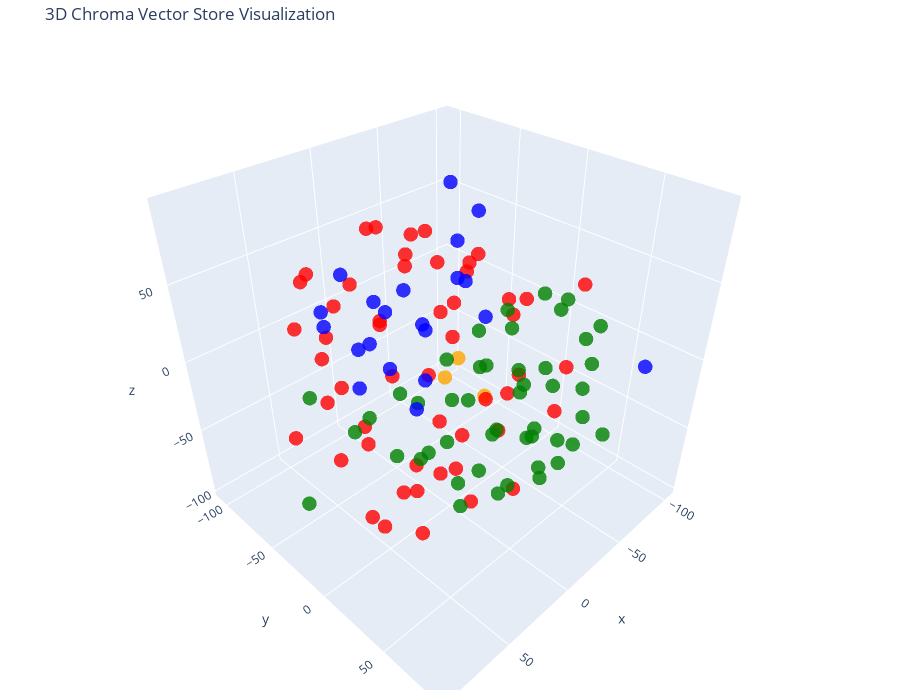

Notebook source saved alongside this figure:
### Code cell
# 3D Visualize

tsne = TSNE(n_components=3, random_state=42)
reduced_vectors = tsne.fit_transform(vectors)

# Create the 3D scatter plot
fig = go.Figure(data=[go.Scatter3d(
    x=reduced_vectors[:, 0],
    y=reduced_vectors[:, 1],
    z=reduced_vectors[:, 2],
    mode='markers',
    marker=dict(size=5, color=colors, opacity=0.8),
    text=[f"Type: {t}<br>Text: {d[:100]}..." for t, d in zip(doc_types, documents)],
    hoverinfo='text'
)])

fig.update_layout(
    title='3D Chroma Vector Store Visualization',
    scene=dict(xaxis_title='x', yaxis_title='y', zaxis_title='z'),
    width=900,
    height=700,
    margin=dict(r=20, b=10, l=10, t=40)
)

fig.show()

### Figure 1 — Plotly figure (JSON) as saved in the notebook; plotly's stock layout.template omitted (floating-point values rounded to 4 significant figures)
{"data": [{"hoverinfo": "text", "marker": {"color": ["orange", "orange", "orange", "red", "red", "red", "red", "red", "red", "red", "red", "red", "red", "red", "red", "red", "red", "red", "red", "red", "red", "red", "red", "red", "red", "red", "red", "red", "red", "red", "red", "red", "red", "red", "red", "red", "red", "red", "red", "red", "red", "red", "red", "red", "red", "red", "red", "red", "red", "red", "red", "red", "red", "red", "red", "green", "green", "green", "green", "green", "green", "green", "green", "green", "green", "green", "green", "green", "green", "green", "green", "green", "green", "green", "green", "green", "green", "green", "green", "green", "green", "green", "green", "green", "green", "green", "green", "green", "green", "green", "green", "green", "green", "green", "green", "green", "green", "green", "green", "green", "green", "green", "blue", "blue", "blue", "blue", "blue", "blue", "blue", "blue", "blue", "blue", "blue", "blue", "blue", "blue", "blue", "blue", "blue", "blue", "blue", "blue", "blue"], "opacity": 0.8, "size": 5}, "mode": "markers", "text": ["Type: company<br>Text: # About Insurellm\n\nInsurellm was founded by Avery Lancaster in 2015 as an insurance tech startup des...", "Type: company<br>Text: # Careers at Insurellm\n\nInsurellm is hiring! We are looking for talented software engineers, data sc...", "Type: company<br>Text: # Overview of Insurellm\n\nInsurellm is an innovative insurance tech firm with 200 employees across th...", "Type: contracts<br>Text: # Contract with Apex Reinsurance for Rellm: AI-Powered Enterprise Reinsurance Solution\n\n## Terms\n\n1....", "Type: contracts<br>Text: ## Renewal\n\n1. **Automatic Renewal**: This Agreement will automatically renew for successive one-yea...", "Type: contracts<br>Text: 2. **Seamless Integrations**: The architecture of Rellm allows for easy integration with existing sy...", "Type: contracts<br>Text: 1. **Technical Support**: Provider shall offer dedicated technical support to the Client via phone, ...", "Type: contracts<br>Text: **Insurellm, Inc.**  \n_____________________________  \nAuthorized Signature   \nDate: ________________...", "Type: contracts<br>Text: # Contract with Belvedere Insurance for Markellm\n\n## Terms\nThis Contract (\"Agreement\") is made and e...", "Type: contracts<br>Text: ## Renewal\n1. **Renewal Terms**: This Agreement may be renewed for additional one-year terms upon mu...", "Type: contracts<br>Text: ## Features\n1. **AI-Powered Matching**: Belvedere Insurance will benefit from Markellm's AI-powered ...", "Type: contracts<br>Text: ## Support\n1. **Technical Support**: Technical support will be available from 9 AM to 7 PM EST, Mond...", "Type: contracts<br>Text: **Belvedere Insurance**  \nSignature: ______________________  \nName: [Authorized Signatory]  \nTitle: ...", "Type: contracts<br>Text: # Contract with BrightWay Solutions for Markellm\n\n**Contract Date:** October 5, 2023  \n**Contract ID...", "Type: contracts<br>Text: 3. **Service Level Agreement (SLA):**  \n   Insurellm commits to a 99.9% uptime for the platform with...", "Type: contracts<br>Text: 2. **Real-Time Quote Availability:**  \n   Consumers sourced via BrightWay Solutions will receive rea...", "Type: contracts<br>Text: 3. **Training and Onboarding:**  \n   Insurellm agrees to provide one free training session on how to...", "Type: contracts<br>Text: # Contract with EverGuard Insurance for Rellm: AI-Powered Enterprise Reinsurance Solution\n\n**Contrac...", "Type: contracts<br>Text: 4. **Usage Rights**: EverGuard Insurance is granted a non-exclusive, non-transferable license to acc...", "Type: contracts<br>Text: 1. **Core Functionality**: Rellm provides EverGuard Insurance with advanced AI-driven analytics, sea...", "Type: contracts<br>Text: 1. **Customer Support**: Insurellm will provide EverGuard Insurance with 24/7 customer support, incl...", "Type: contracts<br>Text: ---\n\n**Signatures**  \n**For Insurellm**: __________________________  \n**Name**: John Smith  \n**Title...", "Type: contracts<br>Text: # Contract with GreenField Holdings for Markellm\n\n**Effective Date:** November 15, 2023  \n**Contract...", "Type: contracts<br>Text: ## Renewal\n1. **Automatic Renewal**: This contract will automatically renew for sequential one-year ...", "Type: contracts<br>Text: ## Features\n1. **AI-Powered Matching**: Access to advanced algorithms that connect GreenField Holdin...", "Type: contracts<br>Text: ## Support\n1. **Customer Support Access**: The Client will have access to dedicated support through ...", "Type: contracts<br>Text: **Signatures:**  \n_________________________                           _________________________  \n**...", "Type: contracts<br>Text: # Contract with Greenstone Insurance for Homellm\n\n---\n\n## Terms\n\n1. **Parties**: This Contract (\"Agr...", "Type: contracts<br>Text: 4. **Payment Terms**: \n   - The Customer shall pay an amount of $10,000 per month for the Standard T...", "Type: contracts<br>Text: ---\n\n## Features\n\n- **AI-Powered Risk Assessment**: Customer will have access to enhanced risk evalu...", "Type: contracts<br>Text: - **Customer Portal**: A dedicated portal will be provided, allowing the Customer's clients to manag...", "Type: contracts<br>Text: ______________________________  \n[Name], [Title]  \nDate: ______________________\n\n**For Greenstone In...", "Type: contracts<br>Text: # Contract with GreenValley Insurance for Homellm\n\n**Contract Date:** October 6, 2023  \n**Contract N...", "Type: contracts<br>Text: 4. **Confidentiality:** Both parties agree to maintain the confidentiality of proprietary informatio...", "Type: contracts<br>Text: 1. **AI-Powered Risk Assessment:** Access to advanced AI algorithms for real-time risk evaluations.\n...", "Type: contracts<br>Text: 3. **Regular Updates:** Insurellm will offer ongoing updates and enhancements to the Homellm platfor...", "Type: contracts<br>Text: # Contract with Pinnacle Insurance Co. for Homellm\n\n## Terms\nThis contract (\"Contract\") is entered i...", "Type: contracts<br>Text: ## Renewal\n1. **Renewal Terms**: At the end of the initial term, this Contract shall automatically r...", "Type: contracts<br>Text: ## Features\n1. **AI-Powered Risk Assessment**: Utilized for tailored underwriting decisions specific...", "Type: contracts<br>Text: ## Support\n1. **Technical Support**: Insurellm shall provide 24/7 technical support via an email and...", "Type: contracts<br>Text: # Contract with Roadway Insurance Inc. for Carllm\n\n---\n\n## Terms\n\n1. **Agreement Effective Date**: T...", "Type: contracts<br>Text: ---\n\n## Renewal\n\n1. **Automatic Renewal**: This agreement will automatically renew for an additional...", "Type: contracts<br>Text: ---\n\n## Features\n\n1. **Access to Core Features**: Roadway Insurance Inc. will have access to all Pro...", "Type: contracts<br>Text: ---\n\n## Support\n\n1. **Technical Support**: Roadway Insurance Inc. will receive priority technical su...", "Type: contracts<br>Text: # Contract with Stellar Insurance Co. for Rellm\n\n## Terms\nThis contract is made between **Insurellm*...", "Type: contracts<br>Text: ### Termination\nEither party may terminate this agreement with a **30-day written notice**. In the e...", "Type: contracts<br>Text: ## Features\nStellar Insurance Co. will receive access to the following features of the Rellm product...", "Type: contracts<br>Text: ## Support\nInsurellm provides Stellar Insurance Co. with the following support services:\n\n- **24/7 T...", "Type: contracts<br>Text: # Contract with TechDrive Insurance for Carllm\n\n**Contract Date:** October 1, 2024  \n**Contract Dura...", "Type: contracts<br>Text: ## Renewal\n\n1. **Automatic Renewal**: This contract shall automatically renew for additional one-yea...", "Type: contracts<br>Text: ## Support\n\n1. **Customer Support**: Insurellm will provide 24/7 customer support to TechDrive Insur...", "Type: contracts<br>Text: **TechDrive Insurance Representative:**  \nName: Sarah Johnson  \nTitle: Operations Director  \nDate: _...", "Type: contracts<br>Text: # Contract with Velocity Auto Solutions for Carllm\n\n**Contract Date:** October 1, 2023  \n**Contract ...", "Type: contracts<br>Text: ## Renewal\n\n1. **Automatic Renewal**: This contract will automatically renew for successive 12-month...", "Type: contracts<br>Text: ## Support\n\n1. **Customer Support**: Velocity Auto Solutions will have access to Insurellm’s custome...", "Type: employees<br>Text: # HR Record\n\n# Alex Chen\n\n## Summary\n- **Date of Birth:** March 15, 1990  \n- **Job Title:** Backend ...", "Type: employees<br>Text: ## Annual Performance History\n- **2020:**  \n  - Completed onboarding successfully.  \n  - Met expecta...", "Type: employees<br>Text: ## Compensation History\n- **2020:** Base Salary: $80,000  \n- **2021:** Base Salary Increase to $90,0...", "Type: employees<br>Text: Alex Chen continues to be a vital asset at Insurellm, contributing significantly to innovative backe...", "Type: employees<br>Text: # HR Record\n\n# Alex Harper\n\n## Summary\n- **Date of Birth**: March 15, 1993  \n- **Job Title**: Sales ...", "Type: employees<br>Text: ## Annual Performance History  \n- **2021**:  \n  - **Performance Rating**: 4.5/5  \n  - **Key Achievem...", "Type: employees<br>Text: - **2022**:  \n  - **Base Salary**: $65,000 (Promotion to Senior SDR)  \n  - **Bonus**: $13,000 (20% o...", "Type: employees<br>Text: # HR Record\n\n# Alex Thomson\n\n## Summary\n- **Date of Birth:** March 15, 1995  \n- **Job Title:** Sales...", "Type: employees<br>Text: ## Annual Performance History  \n- **2022** - Rated as \"Exceeds Expectations.\" Alex Thomson achieved ...", "Type: employees<br>Text: ## Other HR Notes\n- Alex Thomson is an active member of the Diversity and Inclusion committee at Ins...", "Type: employees<br>Text: # Avery Lancaster\n\n## Summary\n- **Date of Birth**: March 15, 1985  \n- **Job Title**: Co-Founder & Ch...", "Type: employees<br>Text: - **2010 - 2013**: Business Analyst at Edge Analytics  \n  Prior to joining Innovate, Avery worked as...", "Type: employees<br>Text: - **2018**: **Exceeds Expectations**  \n  Under Avery’s pivoted vision, Insurellm launched two new su...", "Type: employees<br>Text: - **2022**: **Satisfactory**  \n  Avery focused on rebuilding team dynamics and addressing employee c...", "Type: employees<br>Text: ## Compensation History\n- **2015**: $150,000 base salary + Significant equity stake  \n- **2016**: $1...", "Type: employees<br>Text: ## Other HR Notes\n- **Professional Development**: Avery has actively participated in leadership trai...", "Type: employees<br>Text: # HR Record\n\n# Emily Carter\n\n## Summary\n- **Date of Birth:** August 12, 1990  \n- **Job Title:** Acco...", "Type: employees<br>Text: - **2017-2019:** Marketing Intern  \n  - Assisted with market research and campaign development for s...", "Type: employees<br>Text: ## Compensation History\n| Year | Base Salary | Bonus         | Total Compensation |\n|------|--------...", "Type: employees<br>Text: Emily Carter exemplifies the kind of talent that drives Insurellm's success and is an invaluable ass...", "Type: employees<br>Text: # HR Record\n\n# Emily Tran\n\n## Summary\n- **Date of Birth:** March 18, 1991  \n- **Job Title:** Digital...", "Type: employees<br>Text: - **January 2017 - May 2018**: Marketing Intern  \n  - Supported the Marketing team by collaborating ...", "Type: employees<br>Text: - **2021**:  \n  - Performance Rating: Meets Expectations  \n  - Key Achievements: Contributed to the ...", "Type: employees<br>Text: - **Professional Development Goals**:  \n  - Emily Tran aims to become a Marketing Manager within the...", "Type: employees<br>Text: # HR Record\n\n# Jordan Blake\n\n## Summary\n- **Date of Birth:** March 15, 1993  \n- **Job Title:** Sales...", "Type: employees<br>Text: ## Annual Performance History\n- **2021:** First year at Insurellm; achieved 90% of monthly targets. ...", "Type: employees<br>Text: ## Other HR Notes\n- Jordan has shown an interest in continuing education, actively participating in ...", "Type: employees<br>Text: # HR Record\n\n# Jordan K. Bishop\n\n## Summary\n- **Date of Birth:** March 15, 1990\n- **Job Title:** Fro...", "Type: employees<br>Text: ## Annual Performance History\n- **2019:** Exceeds Expectations - Continuously delivered high-quality...", "Type: employees<br>Text: ## Compensation History\n- **June 2018:** Starting Salary - $85,000\n- **June 2019:** Salary Increase ...", "Type: employees<br>Text: ## Other HR Notes\n- Jordan K. Bishop has been an integral part of club initiatives, including the In...", "Type: employees<br>Text: # HR Record\n\n# Maxine Thompson\n\n## Summary\n- **Date of Birth:** January 15, 1991  \n- **Job Title:** ...", "Type: employees<br>Text: ## Insurellm Career Progression\n- **January 2017 - October 2018**: **Junior Data Engineer**  \n  * Ma...", "Type: employees<br>Text: ## Annual Performance History\n- **2017**: *Meets Expectations*  \n  Maxine showed potential in her ro...", "Type: employees<br>Text: - **2021**: *Exceeds Expectations*  \n  Maxine spearheaded the transition to a new data warehousing s...", "Type: employees<br>Text: ## Compensation History\n- **2017**: $70,000 (Junior Data Engineer)  \n- **2018**: $75,000 (Junior Dat...", "Type: employees<br>Text: # HR Record\n\n# Oliver Spencer\n\n## Summary\n- **Date of Birth**: May 14, 1990  \n- **Job Title**: Backe...", "Type: employees<br>Text: ## Annual Performance History\n- **2018**: **3/5** - Adaptable team player but still learning to take...", "Type: employees<br>Text: ## Compensation History\n- **March 2018**: Initial salary of $80,000.\n- **July 2019**: Salary increas...", "Type: employees<br>Text: # Samantha Greene\n\n## Summary\n- **Date of Birth:** October 14, 1990\n- **Job Title:** HR Generalist\n-...", "Type: employees<br>Text: ## Annual Performance History\n- **2020:** Exceeds Expectations  \n  Samantha Greene demonstrated exce...", "Type: employees<br>Text: ## Compensation History\n- **2020:** Base Salary - $55,000  \n  The entry-level salary matched industr...", "Type: employees<br>Text: - **2023:** Base Salary - $70,000  \n  Recognized for substantial improvement in employee relations m...", "Type: employees<br>Text: # HR Record\n\n# Samuel Trenton\n\n## Summary\n- **Date of Birth:** April 12, 1989  \n- **Job Title:** Sen...", "Type: employees<br>Text: ## Annual Performance History\n- **2023:** Rating: 4.5/5  \n  *Samuel exceeded expectations, successfu...", "Type: employees<br>Text: ## Compensation History\n- **2023:** Base Salary: $115,000 + Bonus: $15,000  \n  *Annual bonus based o...", "Type: employees<br>Text: - **Engagement in Company Culture:** Regularly participates in team-building events and contributes ...", "Type: products<br>Text: # Product Summary\n\n# Carllm\n\n## Summary\n\nCarllm is an innovative auto insurance product developed by...", "Type: products<br>Text: - **Instant Quoting**: With Carllm, insurance companies can offer near-instant quotes to customers, ...", "Type: products<br>Text: - **Mobile Integration**: Carllm is designed to work seamlessly with mobile applications, providing ...", "Type: products<br>Text: - **Professional Tier**: $2,500/month\n  - For medium-sized companies.\n  - All Basic Tier features pl...", "Type: products<br>Text: ### Q2 2025: Customer Experience Improvements\n- Launch of a new **mobile app** for end-users.\n- Intr...", "Type: products<br>Text: # Product Summary\n\n# Homellm\n\n## Summary\nHomellm is an innovative home insurance product developed b...", "Type: products<br>Text: ### 2. Dynamic Pricing Model\nWith Homellm's innovative dynamic pricing model, insurance providers ca...", "Type: products<br>Text: ### 5. Multi-Channel Integration\nHomellm seamlessly integrates into existing insurance platforms, pr...", "Type: products<br>Text: - **Basic Tier:** Starting at $5,000/month for small insurers with basic integration features.\n- **S...", "Type: products<br>Text: All tiers include a comprehensive training program and ongoing updates to ensure optimal performance...", "Type: products<br>Text: With Homellm, Insurellm is committed to transforming the landscape of home insurance, ensuring both ...", "Type: products<br>Text: # Product Summary\n\n# Markellm\n\n## Summary\n\nMarkellm is an innovative two-sided marketplace designed ...", "Type: products<br>Text: - **User-Friendly Interface**: Designed with user experience in mind, Markellm features an intuitive...", "Type: products<br>Text: - **Customer Support**: Our dedicated support team is always available to assist both consumers and ...", "Type: products<br>Text: ### For Insurance Companies:\n- **Basic Listing Fee**: $199/month for a featured listing on the platf...", "Type: products<br>Text: ### Q3 2025\n- Initiate a comprehensive marketing campaign targeting both consumers and insurers to i...", "Type: products<br>Text: # Product Summary\n\n# Rellm: AI-Powered Enterprise Reinsurance Solution\n\n## Summary\n\nRellm is an inno...", "Type: products<br>Text: ### Seamless Integrations\nRellm's architecture is designed for effortless integration with existing ...", "Type: products<br>Text: ### Regulatory Compliance Tools\nRellm includes built-in compliance tracking features to help organiz...", "Type: products<br>Text: Join the growing number of organizations leveraging Rellm to enhance their reinsurance processes whi...", "Type: products<br>Text: Experience the future of reinsurance with Rellm, where innovation meets reliability. Let Insurellm h..."], "type": "scatter3d", "x": [-4.104, -9.923, -4.353, 75.64, 48.79, 49.4, -11.83, 53.53, -41.48, 93.17, 12.01, 8.938, 74.6, 54.86, 46.81, 38.11, 72.95, 59.41, 45.23, 8.416, 27.31, 37.88, 48.11, 84.61, -3.417, -1.257, 47.25, -71.37, 63.15, -5.915, 35.1, 63.79, 69.87, -42.01, -16.12, 59.22, 85.49, 89.41, 12.3, 13.55, 42.34, 60.06, 22.26, 4.372, 87.94, 79.65, 38.52, 25.73, 28.38, 32.48, 6.101, 15.69, -71.98, 22.84, -8.378, -56.27, -103.6, -76.4, 8.524, -61.73, -81.45, -79.73, -46.89, -72.1, -48.78, 1.86, 89.42, 7.661, 26.64, -64.92, -1.745, -25.43, -45.66, -37.64, 8.391, -24.55, -25.06, -53.38, -12.56, -39.15, -54.95, -50.75, -56.85, -97.53, -73.26, -66.89, -43.36, 8.094, -14.53, 8.334, -47.0, -37.68, -96.72, -79.41, 5.692, -13.66, -33.41, -14.06, -31.41, 44.41, -59.26, -48.64, -6.771, -5.498, 21.26, 57.73, 19.42, -30.89, -27.72, -11.12, -39.57, -55.41, -21.36, -10.03, -82.41, 1.24, 18.17, 12.88, 30.17, 29.39, 14.61, 35.31, 25.05], "y": [-8.585, 16.82, 1.553, 53.1, 62.24, 8.269, 67.89, 32.2, 53.59, 26.13, -69.86, 78.06, 26.55, -65.96, -60.74, -80.37, 75.15, 35.26, 37.12, 33.92, 35.39, 30.13, 87.21, 1.054, -70.79, -106.1, 10.8, -46.7, 48.78, -25.19, 70.11, 2.733, -19.88, -53.07, -47.48, -2.126, -29.4, 12.95, -43.25, 58.88, 12.88, 13.93, -10.32, 16.73, 12.82, 22.58, -12.49, 57.98, 37.59, 25.08, 44.11, 62.1, -67.96, 23.65, 35.38, -28.73, 17.87, 20.09, 5.765, -1.191, 36.75, 12.91, 15.16, 40.08, 28.59, -25.47, -18.78, -65.73, -57.0, 33.2, -45.57, 13.83, 73.63, 37.94, 30.78, 37.32, 58.21, 50.14, 57.69, -8.266, 19.21, 0.5211, -31.1, 1.004, 4.52, -16.94, -41.29, -17.38, -34.22, -39.34, -7.693, -40.62, 31.45, -12.94, 14.41, -6.294, 18.38, 26.97, -15.45, -75.53, 16.44, 59.01, -29.52, -43.36, -37.73, -33.84, -45.74, -18.93, -22.55, -6.172, -39.78, -32.67, 5.538, -65.89, 72.61, -92.63, -92.65, -65.23, -16.1, 10.67, -4.396, -37.4, -1.273], "z": [-10.16, -12.83, 8.116, -2.097, -21.36, 26.92, 31.59, -63.15, 60.36, 52.45, 32.48, 21.51, -46.45, 23.14, 56.07, 40.23, 24.57, -8.123, 12.44, 4.279, -8.073, -31.36, 3.92, 50.94, 61.93, -3.132, -52.06, 30.11, 55.44, 75.12, 41.94, -65.09, 6.073, 32.97, 62.03, -17.62, -14.17, 70.34, 77.26, 35.41, 92.89, 66.14, 70.65, 76.14, -0.985, 20.81, 42.68, 7.561, 88.37, 63.84, 67.68, 79.33, -14.17, 44.88, 49.1, -39.27, -17.86, 23.19, -42.25, -30.45, -57.68, -44.8, -25.35, -28.52, -7.4, -34.78, -51.68, -66.2, -61.52, -88.18, -40.65, -48.34, -28.41, -71.12, -48.23, -40.04, -29.42, -54.87, -49.82, -19.12, 35.58, 6.25, -12.7, -0.9079, -88.13, 4.337, -65.95, -70.38, -90.13, -81.78, -77.96, -30.03, 0.943, -63.88, -89.85, -98.02, -96.43, -84.21, -45.44, -35.24, -65.87, 10.75, 15.12, 32.39, 38.29, 40.38, 6.263, 37.93, 62.87, 52.62, 88.14, 68.49, 29.16, 6.139, -1.255, 25.82, 6.647, -10.08, 9.216, 15.13, 32.28, -12.39, -12.92]}], "layout": {"height": 700, "margin": {"b": 10, "l": 10, "r": 20, "t": 40}, "scene": {"xaxis": {"title": {"text": "x"}}, "yaxis": {"title": {"text": "y"}}, "zaxis": {"title": {"text": "z"}}}, "title": {"text": "3D Chroma Vector Store Visualization"}, "width": 900}}
